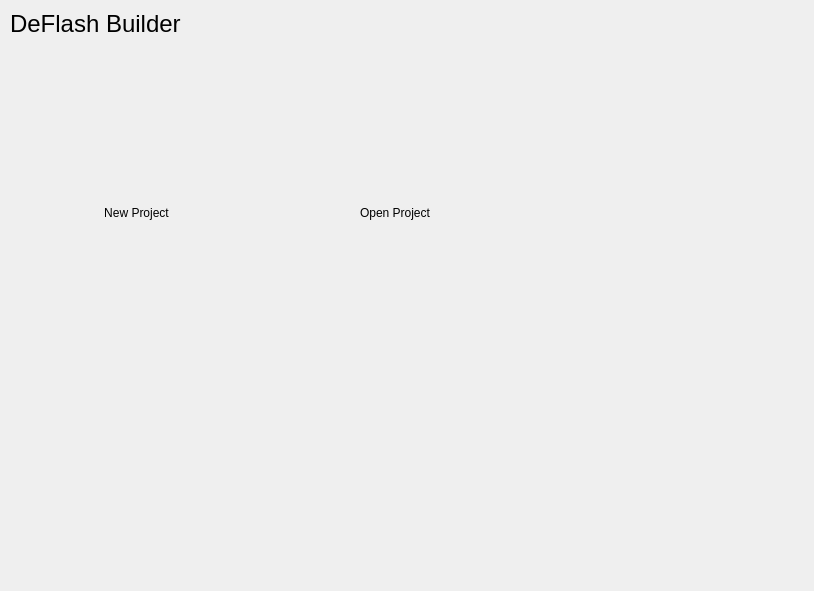
<?xml version="1.0" encoding="UTF-8"?>
<ui version="4.0">
 <class>ProjectDialog</class>
 <widget class="QDialog" name="ProjectDialog">
  <property name="geometry">
   <rect>
    <x>0</x>
    <y>0</y>
    <width>814</width>
    <height>591</height>
   </rect>
  </property>
  <property name="windowTitle">
   <string>Dialog</string>
  </property>
  <property name="layoutDirection">
   <enum>Qt::LeftToRight</enum>
  </property>
  <widget class="QWidget" name="layoutWidget">
   <property name="geometry">
    <rect>
     <x>10</x>
     <y>10</y>
     <width>511</width>
     <height>371</height>
    </rect>
   </property>
   <layout class="QVBoxLayout" name="verticalLayout">
    <item>
     <widget class="QLabel" name="logoLabel">
      <property name="font">
       <font>
        <pointsize>18</pointsize>
       </font>
      </property>
      <property name="text">
       <string>DeFlash Builder</string>
      </property>
     </widget>
    </item>
    <item>
     <layout class="QHBoxLayout" name="horizontalLayout">
      <item>
       <widget class="QPushButton" name="newProjectButton">
        <property name="sizePolicy">
         <sizepolicy hsizetype="Expanding" vsizetype="Expanding">
          <horstretch>0</horstretch>
          <verstretch>0</verstretch>
         </sizepolicy>
        </property>
        <property name="text">
         <string>New Project</string>
        </property>
        <property name="default">
         <bool>false</bool>
        </property>
        <property name="flat">
         <bool>true</bool>
        </property>
       </widget>
      </item>
      <item>
       <widget class="QPushButton" name="openProjectButton">
        <property name="sizePolicy">
         <sizepolicy hsizetype="Expanding" vsizetype="Expanding">
          <horstretch>0</horstretch>
          <verstretch>0</verstretch>
         </sizepolicy>
        </property>
        <property name="text">
         <string>Open Project</string>
        </property>
        <property name="flat">
         <bool>true</bool>
        </property>
       </widget>
      </item>
     </layout>
    </item>
   </layout>
  </widget>
 </widget>
 <resources/>
 <connections/>
</ui>
